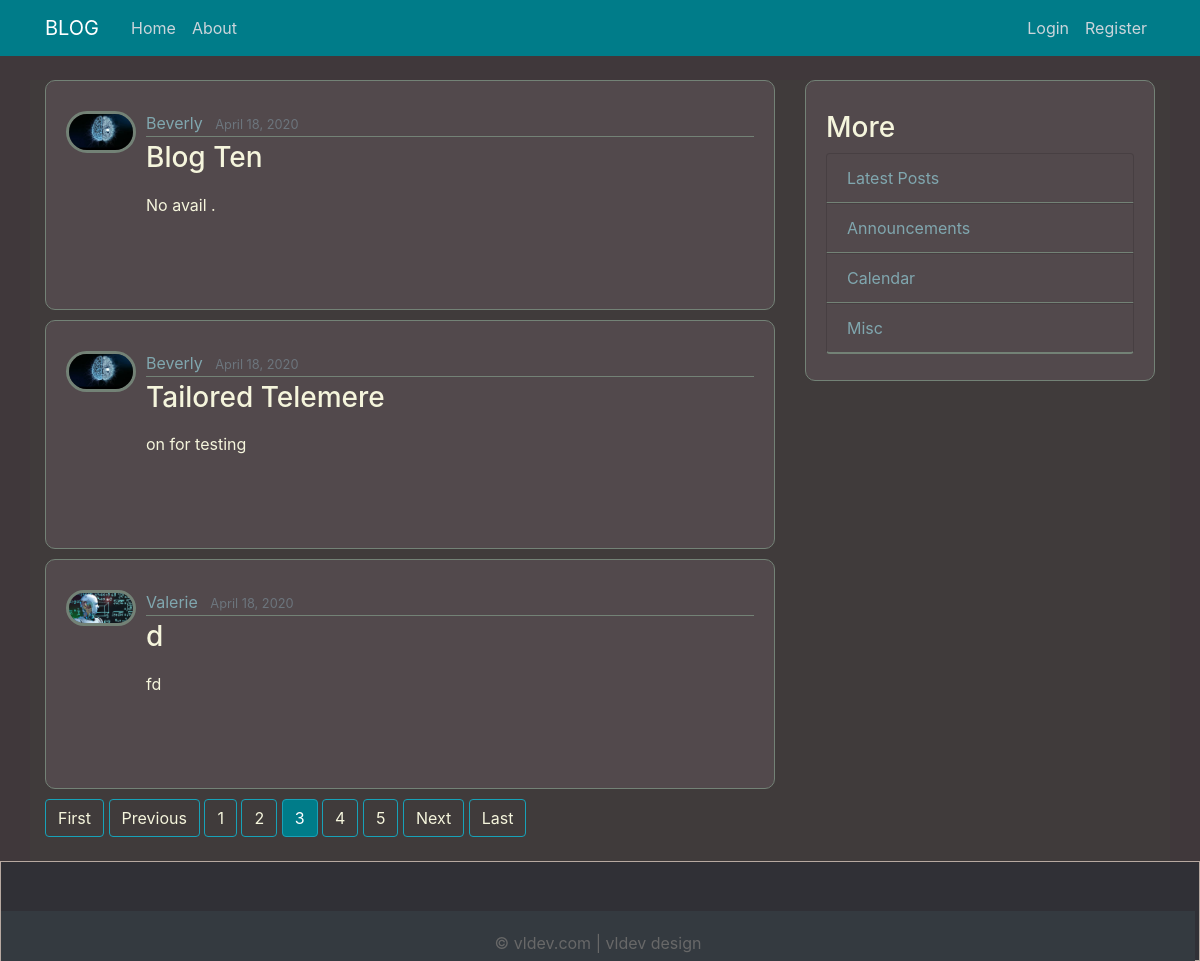
Screenshot of /home/?page=3 with the database file from the repository.
### postApp/models.py (models this page shows, shortened)
class Post(models.Model):
	title = models.CharField(max_length=100)
	content = models.TextField()
	date_posted = models.DateTimeField(default=timezone.now)
	author = models.ForeignKey(User, on_delete=models.CASCADE)
	clip = models.FileField(upload_to='user_video/', null=True) # upload video

### users/models.py (models this page shows, shortened)
class Profile(models.Model):
	user = models.OneToOneField(User, on_delete=models.CASCADE)
	image = models.FileField(default='default.jpg', upload_to='profile_pics')

### postApp/views.py (the view)
# urls.py: path('home/', PostListView.as_view(), name='post1-home'),
class PostListView(ListView):
	model = Post
	template_name = 'postApp/home.html' # <app>/<model>_<viewtype>.html
	context_object_name = 'posts'
	ordering = ['-date_posted']
	paginate_by = 3

### postApp/templates/postApp/home.html (shortened to what this page needs)
{% extends 'postApp/base.html' %}
{% load static %}
{% block content %}
	{% for post in posts %}
		<article class="media content-section">
			<img class="rounded-circle article-img-prof" src="{{ post.author.profile.image.url }}">
		  <div class="media-body">
		    <div class="article-metadata">
		      <a class="mr-2" href="{% url 'user-posts' post.author.username %}">{{ post.author }}</a>
		      <small class="text-muted">{{ post.date_posted | date:"F d, Y"}}</small>
		    </div>
		     <h3><a class="article-title" href="{% url 'post-detail' post.id %}">{{ post.title }}</a></h3>
		        <p class="article-content">{{ post.content }}</p>
		    </div>
		</article>
	{% endfor %}
	{% if is_paginated %}
		{% if page_obj.has_previous %}
			<a class="btn btn-outline-info mb-4" href="?page=1">First</a>
			<a class="btn btn-outline-info mb-4" href="?page={{ page_obj.previous_page_number }}">Previous</a>
		{% endif %}
		{% for num in page_obj.paginator.page_range %}
			{% if page_obj.number == num %}
				<a class="btn btn-info mb-4" href="?page={{ num }}">{{ num }}</a>
			{% elif num > page_obj.number|add:'-3' and num < page_obj.number|add:'3' %}
				<a class="btn btn-outline-info mb-4" href="?page={{ num }}">{{ num }}</a>
			{% endif %}
		{% endfor %}
		{% if page_obj.has_next %}
			<a class="btn btn-outline-info mb-4" href="?page={{ page_obj.next_page_number }}">Next</a>
			<a class="btn btn-outline-info mb-4" href="?page={{ page_obj.paginator.num_pages }}">Last</a>
		{% endif %}
	{% endif %}
{% endblock content %}

### postApp/static/postApp/main.css (style rules this page uses)
a { color: #D7B470; text-decoration: none; background-color: transparent; }
body { color: #403B3B; margin-top: 5rem; background: #40383B; }
h1, h2, h3, h4, h5, h6 { color: beige; }
.content-section { color: white; background: #52494c; padding: 10px 20px; border: 1px solid #738276; border-radius: 10px; margin-bottom: 10px; padding-top: 30px; }
.rounded-circle { border-radius: 150px !important; max-width:70px; }
.article-title { color: beige; }
.article-content { color : beige; white-space: pre-line; padding-top: 10px; padding-bottom: 80px; height: 100px; width: 300px; }
.article-img-prof { height: auto; width: auto; margin-right: 10px; border: 3px solid #738276; }
.article-metadata { padding-bottom: 1px; margin-bottom: 4px; border-bottom: 1px solid #738276; }
.mr-2 { color: rgb(128 167 175); }
.btn-info { background-color: #007C89; }
a.btn.btn-outline-info.mb-4 { color: beige; }

### rows the page displays
Post: author.profile.image (picture), author "Beverly", date_posted "April 18, 2020", title "Blog Ten", content "No avail ."
Post: author.profile.image (picture), author "Beverly", date_posted "April 18, 2020", title "Tailored Telemere", content "on for testing"
Post: author.profile.image (picture), author "Valerie", date_posted "April 18, 2020", title "d", content "fd"

### other values shown
{{ num }} "1" "2" "4" "5"
{{ num }} "3"
